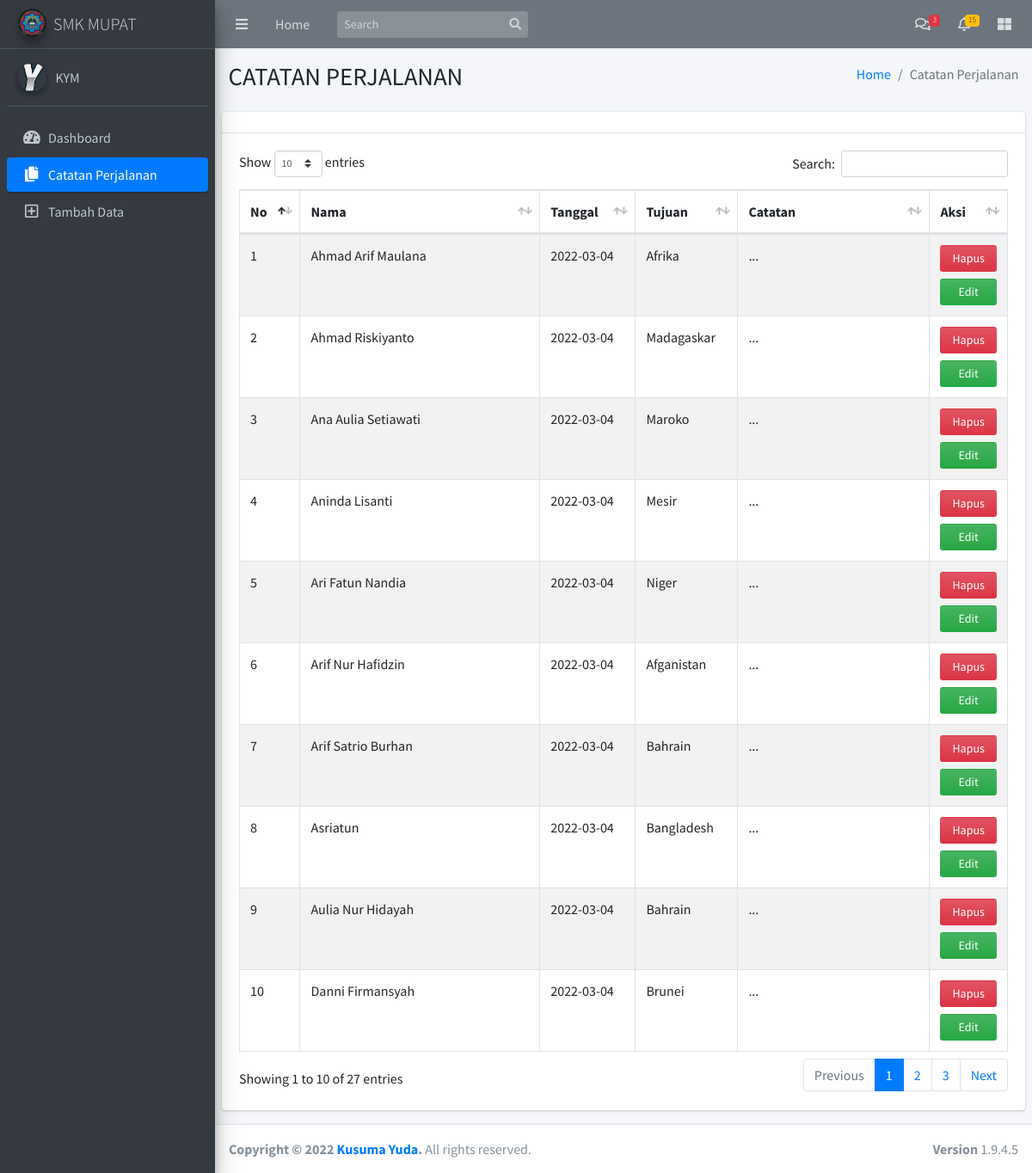
Screenshot of /i-catatan.php with the database file from the repository.
### tables this page shows
CREATE TABLE `tb_perjalanan` (
  `id` int(12) NOT NULL,
  `nama` varchar(255) NOT NULL,
  `nik` varchar(255) NOT NULL,
  `tanggal` date NOT NULL,
  `tujuan` varchar(255) NOT NULL,
  `catatan` varchar(255) NOT NULL
);

### i-catatan.php (the view, shortened to what this page needs)
<?php
	include('i-koneksi.php');
	$query = "SELECT * FROM tb_perjalanan";
	$result = mysqli_query($conn , $query);
	?>
<!DOCTYPE html>
<html>
<head>
  <link rel="stylesheet" href="plugins/fontawesome-free/css/all.min.css">
  <link rel="stylesheet" href="https://code.ionicframework.com/ionicons/2.0.1/css/ionicons.min.css">
  <link rel="stylesheet" href="plugins/datatables-bs4/css/dataTables.bootstrap4.css">
  <link rel="stylesheet" href="dist/css/adminlte.min.css">
</head>
<body class="hold-transition sidebar-mini">
<div class="wrapper">
  <nav class="main-header navbar navbar-expand navbar-dark navbar-gray">
    <ul class="navbar-nav">
      <li class="nav-item">
        <a class="nav-link" data-widget="pushmenu" href="#"><i class="fas fa-bars"></i></a>
      </li>
      <li class="nav-item d-none d-sm-inline-block">
        <a href="index.php" class="nav-link">Home</a>
      </li>
    </ul>
    <form class="form-inline ml-3">
      <div class="input-group input-group-sm">
        <input class="form-control form-control-navbar" type="search" placeholder="Search" aria-label="Search">
        <div class="input-group-append">
          <button class="btn btn-navbar" type="submit">
            <i class="fas fa-search"></i>
          </button>
        </div>
      </div>
    </form>
    <ul class="navbar-nav ml-auto">
      <li class="nav-item dropdown">
        <a class="nav-link" data-toggle="dropdown" href="#">
          <i class="far fa-comments"></i>
          <span class="badge badge-danger navbar-badge">3</span>
        </a>
      </li>
      <li class="nav-item dropdown">
        <a class="nav-link" data-toggle="dropdown" href="#">
          <i class="far fa-bell"></i>
          <span class="badge badge-warning navbar-badge">15</span>
        </a>
      </li>
      <li class="nav-item">
        <a class="nav-link" data-widget="control-sidebar" data-slide="true" href="#">
          <i class="fas fa-th-large"></i>
        </a>
      </li>
    </ul>
  </nav>
  <aside class="main-sidebar sidebar-dark-primary elevation-4">
    <a href="index3.php" class="brand-link">
      <img src="dist/img/smkmupat.png"
           alt="AdminLTE Logo"
           class="brand-image img-circle elevation-3"
           style="opacity: .8">
      <span class="brand-text font-weight-light">SMK MUPAT</span>
    </a>
    <div class="sidebar">
      <div class="user-panel mt-3 pb-3 mb-3 d-flex">
        <div class="image">
            <img src="dist/img/yudaa.png" class="img-circle elevation-2" alt="User Image">
        </div>
        <div class="info">
          <a href="#">KYM</a>
        </div>
      </div>
      <nav class="mt-2">
        <ul class="nav nav-pills nav-sidebar flex-column" data-widget="treeview" role="menu" data-accordion="false">
          <li class="nav-item">
            <a href="index.php" class="nav-link">
                <i class="nav-icon fas fa-tachometer-alt"></i>
                <p>
                Dashboard
              </p>
            </a>
            <a href="i-catatan.php" class="nav-link active">
              <i class="nav-icon fas fa-copy"></i>
              <p>
                Catatan Perjalanan
              </p>
            </a>
            <a href="i-tambah.php" class="nav-link">
              <i class="nav-icon far fa-plus-square"></i>
              <p>
                Tambah Data
              </p>
            </a>
          </li>
        </ul>
      </nav>
    </div>
  </aside>
  <div class="content-wrapper">
    <section class="content-header">
      <div class="container-fluid">
        <div class="row mb-2">
          <div class="col-sm-6">
            <h1>CATATAN PERJALANAN</h1>
          </div>
          <div class="col-sm-6">
            <ol class="breadcrumb float-sm-right">
              <li class="breadcrumb-item"><a href="index.php">Home</a></li>
              <li class="breadcrumb-item active">Catatan Perjalanan</li>
            </ol>
          </div>
        </div>
      </div>
    </section>
    <section class="content">
      <div class="row">
        <div class="col-12">
          <div class="card">
            <div class="card-header">
            </div>
            <div class="card-body">
              <table id="example1" class="table table-bordered table-striped">
                <thead>
                <tr>
                  <th>No</th>
                  <th>Nama</th>
                  <th>Tanggal</th>
                  <th>Tujuan</th>
                  <th class="col-3">Catatan</th>
                  <th>Aksi</th>
                </tr>
                </thead>
                <tbody>
                <?php
                  $no = 1;
                  while ($row = mysqli_fetch_assoc($result)) {
                ?>
                <tr>
                  <td><?php echo $no++; ?></td>
                  <td><?php echo $row['nama']; ?></td>
                  <td><?php echo $row['tanggal']; ?></td>
                  <td><?php echo $row['tujuan']; ?></td>
                  <td><?php echo $row['catatan']; ?></td>
                  <td>
                  <a href="i-hapus.php?id=<?php echo $row['id'];?>" class="btn btn-block bg-gradient-danger btn-sm" role="button">Hapus</a>
                  <a href="i-form_edit.php?id=<?php echo $row['id'];?>" class="btn btn-block bg-gradient-success btn-sm" role="button">Edit</a>
                </td>
                </tr>
                <?php
                  }
                ?>
                </tbody>
              </table>
            </div>
          </div>
        </div>
      </div>
    </section>
  </div>
  <footer class="main-footer">
    <strong>Copyright &copy; 2022 <a href="http://adminlte.io">Kusuma Yuda</a>.</strong>
    All rights reserved.
    <div class="float-right d-none d-sm-inline-block">
      <b>Version</b> 1.9.4.5
    </div>
  </footer>
</div>
</body>
</html>

### rows the page displays
tb_perjalanan: nama "Ahmad Arif Maulana", tanggal "2022-03-04", tujuan "Afrika", catatan "..."
tb_perjalanan: nama "Ahmad Riskiyanto", tanggal "2022-03-04", tujuan "Madagaskar", catatan "..."
tb_perjalanan: nama "Ana Aulia Setiawati", tanggal "2022-03-04", tujuan "Maroko", catatan "..."
tb_perjalanan: nama "Aninda Lisanti", tanggal "2022-03-04", tujuan "Mesir", catatan "..."
tb_perjalanan: nama "Ari Fatun Nandia", tanggal "2022-03-04", tujuan "Niger", catatan "..."
tb_perjalanan: nama "Arif Nur Hafidzin", tanggal "2022-03-04", tujuan "Afganistan", catatan "..."
tb_perjalanan: nama "Arif Satrio Burhan", tanggal "2022-03-04", tujuan "Bahrain", catatan "..."
tb_perjalanan: nama "Asriatun", tanggal "2022-03-04", tujuan "Bangladesh", catatan "..."
tb_perjalanan: nama "Aulia Nur Hidayah", tanggal "2022-03-04", tujuan "Bahrain", catatan "..."
tb_perjalanan: nama "Danni Firmansyah", tanggal "2022-03-04", tujuan "Brunei", catatan "..."
